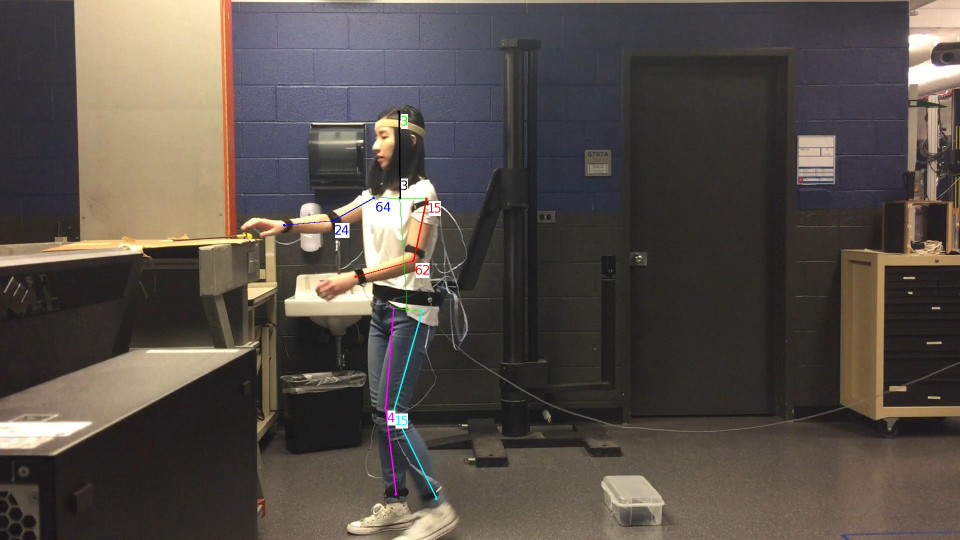
#> input picture sampleEstimationDrLiu.jpg, 1920 x 1080 px, given in place of 14_00900.jpg, which was not available (shown at 1/2 size)
$ python reviewTraindata.py
#> lines starting #> are read from the running program, lines starting #| are printed output that depends on the picture; pictures that were not available may be replaced by others from this repository, and a replacement may not be noted
"""
Train file Annotation results reviewer and modifier
wumengxi@umich.edu
"""
import csv, os, json, codecs
from urllib.request import urlretrieve
from matplotlib import patches
import matplotlib.pyplot as plt
import matplotlib.image as img
from PIL import Image

reader = codecs.getreader("utf-8")
input_path = '/Users/wumengxi/Desktop/Ground_Truth/'
output_path = '/Users/wumengxi/Desktop/Grouth_Truth_Adjusted/'
filename = 'P7'

def reviewdata(filename):
#> called with filename = 'P7'
    with open(input_path + filename + '.csv', encoding="utf-8", errors='replace') as csvfile:
#> (reads train-data-tool/P7.csv from the repository)
        result = []
        reader = csv.DictReader(csvfile)
        image_index = 1
        for row in reader:
            url = row['Input.URL']
            data = json.loads(row['Answer.annotation_data'])
            print('URL:',url)
            urlretrieve(url, 'pic.jpg')
            pic = img.imread('pic.jpg')
#> pic is the input picture: shape (1080, 1920, 3); mean R, G, B 86, 78.5, 72.4
            image_width = Image.open('pic.jpg').size[0]
#> image_width = 1920
            image_height = Image.open('pic.jpg').size[1]
#> image_height = 1080
            fig, ax = plt.subplots()
            ax.imshow(pic, extent=[0, image_width, 0, image_height])
            print('Orignal Data:')
            print(data)
            for index in range(10):
                if str(index) in data:
                    pos = data[str(index)]
                    top, left, height, width = pos['top'], pos['left'], pos['height'], pos['width']
                    id, label, label2 = pos['id'], pos['label'], pos['label2']
                    p = patches.Rectangle((left, image_height-(top+height)), width, height, fill = False, color="#33FFE0")
                    ax.add_patch(p)
                    ax.text(left, image_height-height, str(id)+'.'+ label, color='#33FFE0')
                    ax.text(left, image_height-top, str(id)+'.'+ label2, color='#33FFE0')
            if 'relationships' in data:
                rel = data['relationships']
                for obj1 in rel:
                    for obj2 in rel[obj1]:
                        object1 = (data[obj1]['left']+data[obj1]['width']/2, image_height-data[obj1]['top']-data[obj1]['height']/2)
                        object2 = (data[obj2]['left']+data[obj2]['width']/2, image_height-data[obj2]['top']-data[obj2]['height']/2)
                        #Add arrow to notify the relation
                        ax.arrow(object1[0], object2[1], object1[0]-object2[0], object1[1]-object2[1], head_width=10, head_length=5, color="#33FFE0")
                        #Put relation label at the midpoint of two subjects
                        ax.text((object1[0]+object2[0])/2, (object1[1]+object2[1])/2,rel[obj1][obj2],horizontalalignment='center', verticalalignment='center',color="#000000",size=10,backgroundcolor="#ffffff")
            plt.show()
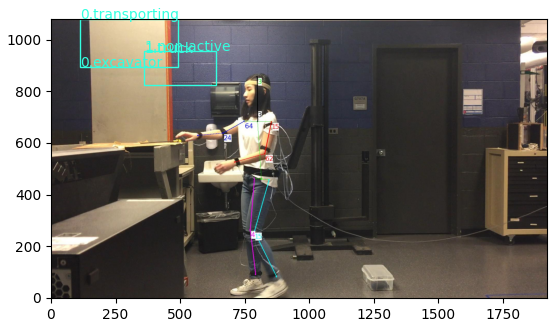
#> figure drawn by matplotlib, 1 panel
            os.system('rm pic.jpg')
            add_to_train = ''
            while not (add_to_train == 'y' or add_to_train == 'n'):
                add_to_train = input(str(image_index)+'.Add to Train? (y/n)')
#> this loop made 1 pass; the answer given on pass 1: y
            if add_to_train == 'y':
                new_json = ''
                need_modify = input(str(image_index)+'.Need modify?')
#> the answer given: ../sampleEstimationDrLiu.jpg
                if need_modify == 'y':
                     new_json = input(str(image_index)+'.Modify Json:\n')
                     print('Modified Json:', new_json)
                result.append(['y', '', new_json])
            else:
                result.append(['', 'not proper label',''])
            image_index = image_index + 1
#> pass 2 of the loop in reviewdata, `for row in reader:`:
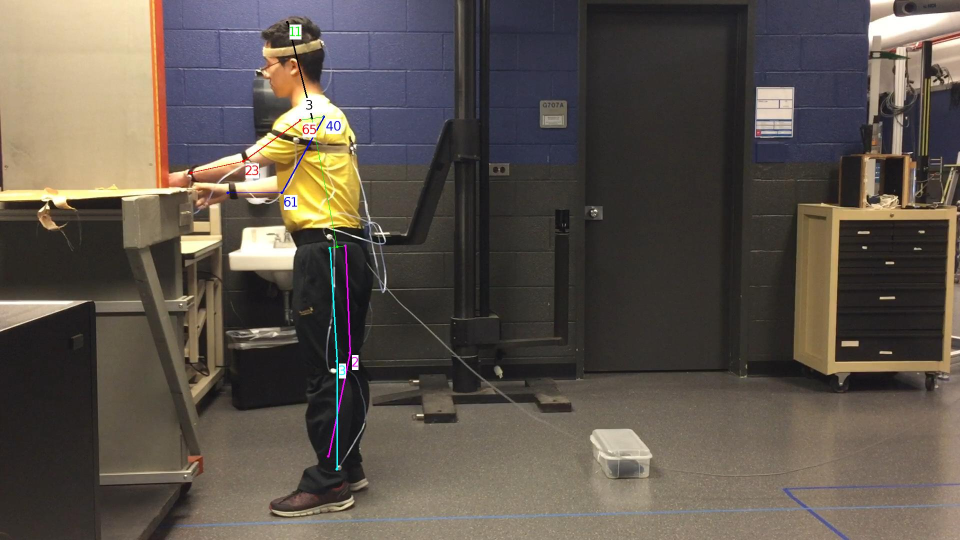
#> input picture sampleEstimationKai.jpg, 1920 x 1080 px, given in place of 14_00970.jpg, which was not available (shown at 1/2 size)
#> in reviewdata, pic is the input picture: shape (1080, 1920, 3); mean R, G, B 92.6, 84.3, 76.1
#> in reviewdata, `plt.show()`:
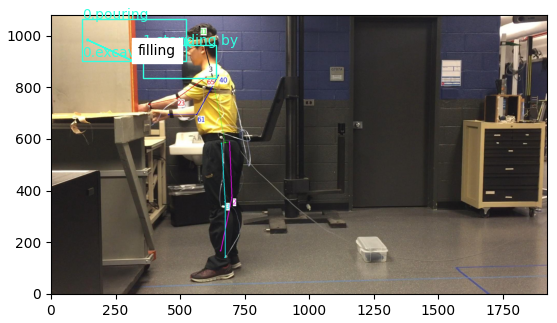
#> figure drawn by matplotlib, 1 panel
#> the loop in reviewdata, `while not (add_to_train == 'y' or add_to_train == 'n'):` made 1 pass; the answer given on pass 1: y
#> the answer given: ../sampleEstimationKai.jpg

        with open(output_path + filename + '+reviewed.csv', 'w') as output:
            writer = csv.writer(output, lineterminator='\n')
            writer.writerows(result)

if __name__ == "__main__":
#> (the run stopped early here; a loop or call above may not have finished)
